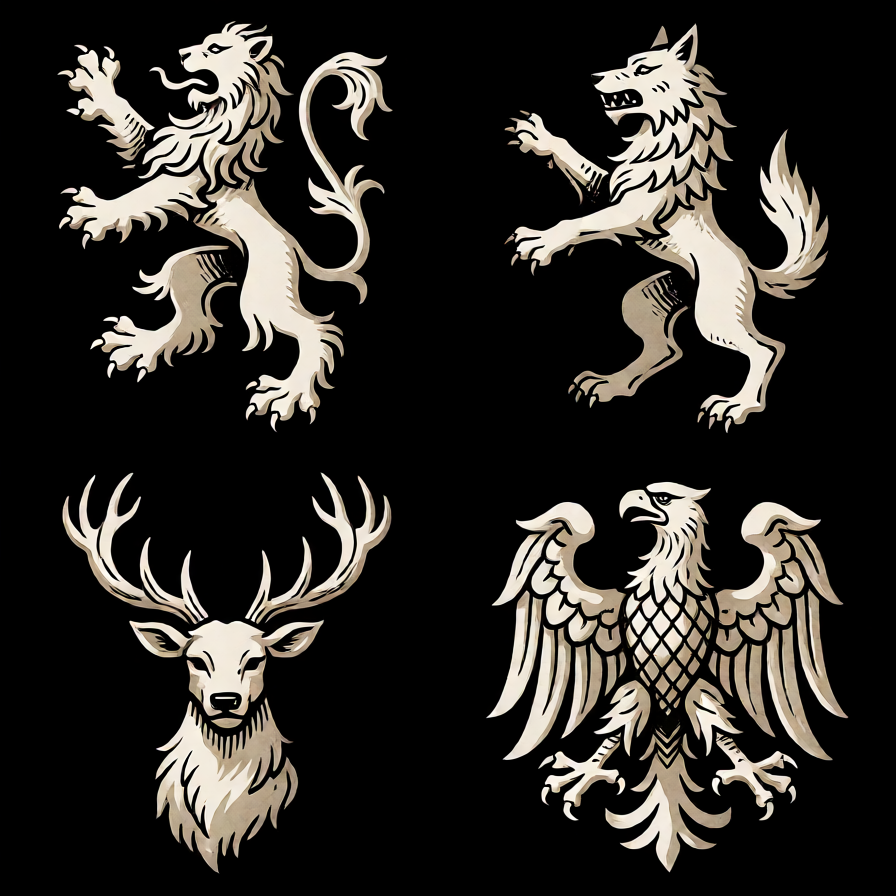
#> input picture hex/assets/08_faction_crests_00001_.png, 896 x 896 px
$ python -i normalize_unit_icons.py   (imports and definitions only)
#> lines starting #> are read from the running program, lines starting #| are printed output that depends on the picture
"""Normalize approved unit-banner sources into aligned runtime textures.

The source art may use different canvas sizes and transparent margins. Runtime
icons all receive the same 512 x 512 canvas and the same 20-pixel content box so
the board can swap textures without the banner jumping or changing scale.

Usage from the ``new`` project directory::

    python tools/normalize_unit_icons.py \
        --source assets/unit_icons/source/green \
        --output assets/unit_icons/green \
        --proof docs/green_unit_icon_proof.png
"""

from __future__ import annotations

import argparse
import os
from pathlib import Path

from PIL import Image, ImageDraw, ImageFont


UNIT_CODES = ("li", "mi", "hi", "la", "ma", "ha", "lc", "mc", "hc")
# Present once a faction has them, absent while it does not, so a set can be
# normalized before its Flag and unknown-enemy banners exist.
EXTRA_CODES = ("flag", "unknown")
CANVAS_SIZE = 512
PADDING = 20
ALPHA_THRESHOLD = 2


def _content_bbox(image: Image.Image) -> tuple[int, int, int, int]:
    alpha = image.getchannel("A")
    if ALPHA_THRESHOLD > 0:
        alpha = alpha.point(lambda value: 255 if value > ALPHA_THRESHOLD else 0)
    bbox = alpha.getbbox()
    if bbox is None:
        raise ValueError("image contains no visible pixels")
    return bbox


def normalize(source: Path, destination: Path, fit: bool = False) -> None:
#> called with source = '../assets/08_faction_crests_00001_.png', destination = 'out.png', fit = False
    with Image.open(source) as opened:
#> opened is the input picture: PIL image 896x896 RGB; mean R, G, B 46.2, 43.4, 39.4
        image = opened.convert("RGBA")

    bbox = _content_bbox(image)
#> in _content_bbox, `alpha = image.getchannel("A")`: alpha: PIL image 896x896 L; every value is 255
#> in _content_bbox, `bbox = alpha.getbbox()`: bbox = (0, 0, 896, 896)
#> bbox = (0, 0, 896, 896)
    visible = image.crop(bbox)
    target_extent = CANVAS_SIZE - PADDING * 2

    if fit:
        # Scale uniformly and pad the short side with transparency. The banner
        # keeps its true proportions, and centres agree, at the cost of sets
        # whose sources disagree about their shape ending up different widths.
        # That is the honest presentation of inconsistent art rather than a
        # per-image stretch that hides it.
        scale = min(target_extent / visible.width, target_extent / visible.height)
        size = (max(1, round(visible.width * scale)), max(1, round(visible.height * scale)))
        visible = visible.resize(size, resample=Image.Resampling.LANCZOS)
        offset = ((CANVAS_SIZE - size[0]) // 2, (CANVAS_SIZE - size[1]) // 2)
    else:
        # Every banner is forced to the same square registration box. Within a
        # set whose sources agree this is invisible, and it guarantees textures
        # swap without the banner changing size. Across a set that does not
        # agree, each image is stretched by a different amount.
        visible = visible.resize(
            (target_extent, target_extent),
            resample=Image.Resampling.LANCZOS,
        )
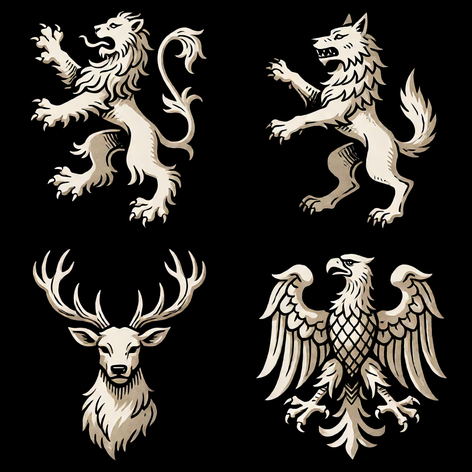
#> visible: PIL image 472x472 RGBA; mean R, G, B, A 46.6, 43.9, 39.8, 255
        offset = (PADDING, PADDING)
    normalized = Image.new("RGBA", (CANVAS_SIZE, CANVAS_SIZE), (0, 0, 0, 0))
#> normalized: PIL image 512x512 RGBA; every value is 0
    normalized.alpha_composite(visible, offset)
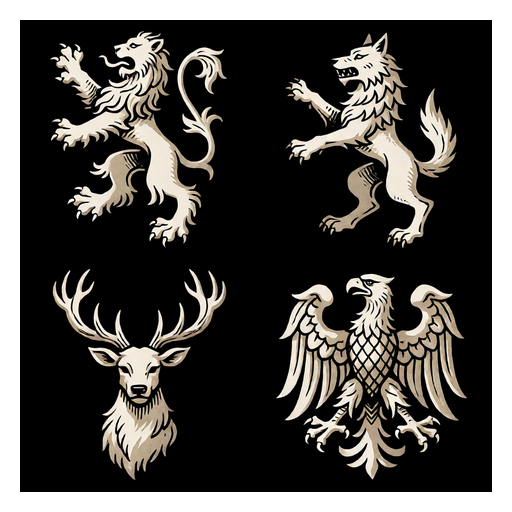
#> normalized: PIL image 512x512 RGBA; mean R, G, B, A 39.6, 37.3, 33.8, 216.7; transparent parts drawn white

#> (the run stopped early here; a loop or call above may not have finished)
